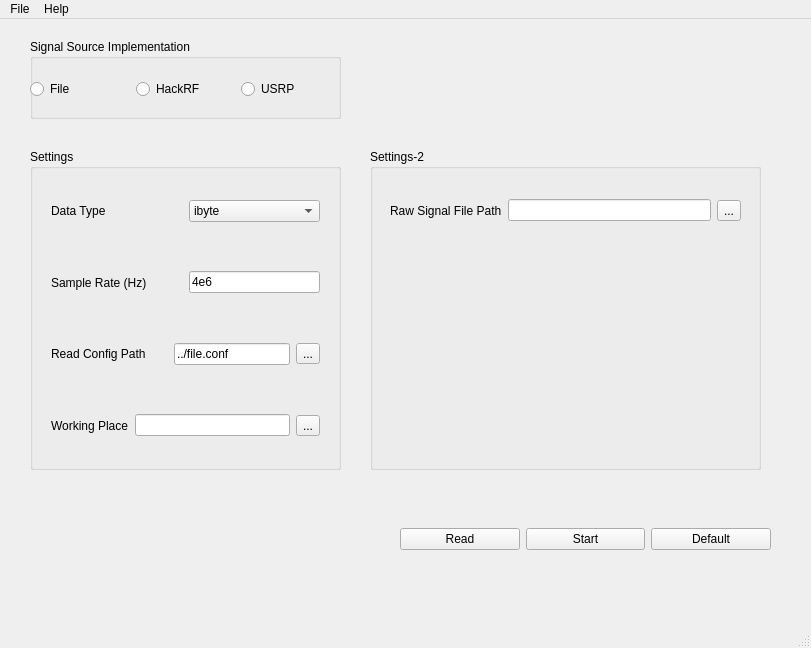
<?xml version="1.0" encoding="UTF-8"?>
<ui version="4.0">
 <class>SdrWindows</class>
 <widget class="QMainWindow" name="SdrWindows">
  <property name="geometry">
   <rect>
    <x>0</x>
    <y>0</y>
    <width>811</width>
    <height>648</height>
   </rect>
  </property>
  <property name="windowTitle">
   <string>SdrWindows</string>
  </property>
  <widget class="QWidget" name="centralwidget">
   <widget class="QGroupBox" name="groupBox">
    <property name="geometry">
     <rect>
      <x>30</x>
      <y>130</y>
      <width>311</width>
      <height>321</height>
     </rect>
    </property>
    <property name="title">
     <string>Settings</string>
    </property>
    <layout class="QVBoxLayout" name="verticalLayout">
     <item>
      <widget class="QWidget" name="widget_2" native="true">
       <layout class="QHBoxLayout" name="horizontalLayout" stretch="1,1">
        <item>
         <widget class="QLabel" name="label">
          <property name="text">
           <string>Data Type</string>
          </property>
         </widget>
        </item>
        <item>
         <widget class="QComboBox" name="comboBox">
          <property name="currentText">
           <string>ibyte</string>
          </property>
          <property name="currentIndex">
           <number>3</number>
          </property>
          <item>
           <property name="text">
            <string>byte</string>
           </property>
          </item>
          <item>
           <property name="text">
            <string>short</string>
           </property>
          </item>
          <item>
           <property name="text">
            <string>float</string>
           </property>
          </item>
          <item>
           <property name="text">
            <string>ibyte</string>
           </property>
          </item>
          <item>
           <property name="text">
            <string>ishort</string>
           </property>
          </item>
          <item>
           <property name="text">
            <string>cbyte</string>
           </property>
          </item>
          <item>
           <property name="text">
            <string>cshort</string>
           </property>
          </item>
          <item>
           <property name="text">
            <string>gr_complex</string>
           </property>
          </item>
         </widget>
        </item>
       </layout>
      </widget>
     </item>
     <item>
      <widget class="QWidget" name="widget" native="true">
       <layout class="QHBoxLayout" name="horizontalLayout_4" stretch="1,1">
        <item>
         <widget class="QLabel" name="label_2">
          <property name="text">
           <string>Sample Rate (Hz)</string>
          </property>
         </widget>
        </item>
        <item>
         <widget class="QLineEdit" name="lineEdit">
          <property name="text">
           <string>4e6</string>
          </property>
          <property name="alignment">
           <set>Qt::AlignLeading|Qt::AlignLeft|Qt::AlignVCenter</set>
          </property>
         </widget>
        </item>
       </layout>
      </widget>
     </item>
     <item>
      <widget class="QWidget" name="widget_3" native="true">
       <layout class="QHBoxLayout" name="horizontalLayout_5" stretch="3,3,1">
        <item>
         <widget class="QLabel" name="label_3">
          <property name="text">
           <string>Read Config Path </string>
          </property>
         </widget>
        </item>
        <item>
         <widget class="QLineEdit" name="lineEdit_configPath">
          <property name="text">
           <string>../file.conf</string>
          </property>
         </widget>
        </item>
        <item>
         <widget class="QToolButton" name="toolButton_conf">
          <property name="text">
           <string>...</string>
          </property>
         </widget>
        </item>
       </layout>
      </widget>
     </item>
     <item>
      <widget class="QWidget" name="widget_12" native="true">
       <layout class="QHBoxLayout" name="horizontalLayout_14">
        <item>
         <widget class="QLabel" name="label_10">
          <property name="text">
           <string>Working Place</string>
          </property>
         </widget>
        </item>
        <item>
         <widget class="QLineEdit" name="lineEdit_workPath">
          <property name="text">
           <string/>
          </property>
         </widget>
        </item>
        <item>
         <widget class="QToolButton" name="toolButton_workPath">
          <property name="text">
           <string>...</string>
          </property>
         </widget>
        </item>
       </layout>
      </widget>
     </item>
    </layout>
   </widget>
   <widget class="QWidget" name="layoutWidget">
    <property name="geometry">
     <rect>
      <x>0</x>
      <y>0</y>
      <width>2</width>
      <height>2</height>
     </rect>
    </property>
    <layout class="QHBoxLayout" name="horizontalLayout_2"/>
   </widget>
   <widget class="QWidget" name="layoutWidget">
    <property name="geometry">
     <rect>
      <x>0</x>
      <y>0</y>
      <width>2</width>
      <height>2</height>
     </rect>
    </property>
    <layout class="QHBoxLayout" name="horizontalLayout_3"/>
   </widget>
   <widget class="QWidget" name="widget_4" native="true">
    <property name="geometry">
     <rect>
      <x>400</x>
      <y>490</y>
      <width>371</width>
      <height>61</height>
     </rect>
    </property>
    <layout class="QHBoxLayout" name="horizontalLayout_6">
     <item>
      <widget class="QPushButton" name="pushButton">
       <property name="text">
        <string>Read</string>
       </property>
      </widget>
     </item>
     <item>
      <widget class="QPushButton" name="pushButton_2">
       <property name="text">
        <string>Start</string>
       </property>
      </widget>
     </item>
     <item>
      <widget class="QPushButton" name="pushButton_3">
       <property name="text">
        <string>Default</string>
       </property>
      </widget>
     </item>
    </layout>
   </widget>
   <widget class="QGroupBox" name="groupBox_2">
    <property name="geometry">
     <rect>
      <x>30</x>
      <y>20</y>
      <width>311</width>
      <height>80</height>
     </rect>
    </property>
    <property name="title">
     <string>Signal Source Implementation</string>
    </property>
    <widget class="QWidget" name="widget_5" native="true">
     <property name="geometry">
      <rect>
       <x>0</x>
       <y>30</y>
       <width>311</width>
       <height>41</height>
      </rect>
     </property>
     <layout class="QHBoxLayout" name="horizontalLayout_7" stretch="1,1,1">
      <item>
       <widget class="QRadioButton" name="radioButtonFile">
        <property name="text">
         <string>File</string>
        </property>
       </widget>
      </item>
      <item>
       <widget class="QRadioButton" name="radioButtonHackrf">
        <property name="text">
         <string>HackRF</string>
        </property>
       </widget>
      </item>
      <item>
       <widget class="QRadioButton" name="radioButtonUSRP">
        <property name="text">
         <string>USRP</string>
        </property>
       </widget>
      </item>
     </layout>
    </widget>
   </widget>
   <widget class="QGroupBox" name="groupBox_3">
    <property name="geometry">
     <rect>
      <x>370</x>
      <y>130</y>
      <width>391</width>
      <height>321</height>
     </rect>
    </property>
    <property name="title">
     <string>Settings-2</string>
    </property>
    <widget class="QStackedWidget" name="stackedWidget">
     <property name="geometry">
      <rect>
       <x>10</x>
       <y>30</y>
       <width>371</width>
       <height>281</height>
      </rect>
     </property>
     <property name="currentIndex">
      <number>0</number>
     </property>
     <widget class="QWidget" name="page">
      <widget class="QWidget" name="widget_6" native="true">
       <property name="geometry">
        <rect>
         <x>10</x>
         <y>10</y>
         <width>351</width>
         <height>43</height>
        </rect>
       </property>
       <layout class="QHBoxLayout" name="horizontalLayout_8">
        <item>
         <widget class="QLabel" name="label_4">
          <property name="text">
           <string>Raw Signal File Path</string>
          </property>
         </widget>
        </item>
        <item>
         <widget class="QLineEdit" name="lineEdit_rawData"/>
        </item>
        <item>
         <widget class="QToolButton" name="toolButton_rawData">
          <property name="text">
           <string>...</string>
          </property>
         </widget>
        </item>
       </layout>
      </widget>
     </widget>
     <widget class="QWidget" name="page_2">
      <widget class="QWidget" name="layoutWidget">
       <property name="geometry">
        <rect>
         <x>10</x>
         <y>10</y>
         <width>361</width>
         <height>271</height>
        </rect>
       </property>
       <layout class="QVBoxLayout" name="verticalLayout_2">
        <item>
         <widget class="QWidget" name="widget_7" native="true">
          <layout class="QHBoxLayout" name="horizontalLayout_9" stretch="1,1">
           <item>
            <widget class="QLabel" name="label_5">
             <property name="text">
              <string>Gain</string>
             </property>
            </widget>
           </item>
           <item>
            <widget class="QLineEdit" name="lineEdit_gain">
             <property name="maximumSize">
              <size>
               <width>296</width>
               <height>16777215</height>
              </size>
             </property>
             <property name="text">
              <string>0</string>
             </property>
             <property name="clearButtonEnabled">
              <bool>false</bool>
             </property>
            </widget>
           </item>
          </layout>
         </widget>
        </item>
        <item>
         <widget class="QWidget" name="widget_8" native="true">
          <layout class="QHBoxLayout" name="horizontalLayout_10" stretch="1,1">
           <item>
            <widget class="QLabel" name="label_6">
             <property name="text">
              <string>RF Gain</string>
             </property>
            </widget>
           </item>
           <item>
            <widget class="QLineEdit" name="lineEdit_rf">
             <property name="maximumSize">
              <size>
               <width>296</width>
               <height>16777215</height>
              </size>
             </property>
             <property name="text">
              <string>0</string>
             </property>
             <property name="clearButtonEnabled">
              <bool>false</bool>
             </property>
            </widget>
           </item>
          </layout>
         </widget>
        </item>
        <item>
         <widget class="QWidget" name="widget_9" native="true">
          <layout class="QHBoxLayout" name="horizontalLayout_11" stretch="1,1">
           <item>
            <widget class="QLabel" name="label_7">
             <property name="text">
              <string>IF Gain</string>
             </property>
            </widget>
           </item>
           <item>
            <widget class="QLineEdit" name="lineEdit_if">
             <property name="maximumSize">
              <size>
               <width>296</width>
               <height>16777215</height>
              </size>
             </property>
             <property name="text">
              <string>0</string>
             </property>
             <property name="clearButtonEnabled">
              <bool>false</bool>
             </property>
            </widget>
           </item>
          </layout>
         </widget>
        </item>
        <item>
         <widget class="QWidget" name="widget_10" native="true">
          <layout class="QHBoxLayout" name="horizontalLayout_12" stretch="1,1">
           <item>
            <widget class="QLabel" name="label_8">
             <property name="text">
              <string>AGC</string>
             </property>
            </widget>
           </item>
           <item>
            <widget class="QCheckBox" name="checkBox_agc">
             <property name="text">
              <string>Enable</string>
             </property>
            </widget>
           </item>
          </layout>
         </widget>
        </item>
        <item>
         <widget class="QWidget" name="widget_11" native="true">
          <layout class="QHBoxLayout" name="horizontalLayout_13" stretch="1,1">
           <item>
            <widget class="QLabel" name="label_9">
             <property name="text">
              <string>Bias Voltage</string>
             </property>
            </widget>
           </item>
           <item>
            <widget class="QCheckBox" name="checkBox_bias">
             <property name="text">
              <string>Enable</string>
             </property>
             <property name="tristate">
              <bool>false</bool>
             </property>
            </widget>
           </item>
          </layout>
         </widget>
        </item>
       </layout>
      </widget>
     </widget>
    </widget>
   </widget>
  </widget>
  <widget class="QMenuBar" name="menubar">
   <property name="geometry">
    <rect>
     <x>0</x>
     <y>0</y>
     <width>811</width>
     <height>28</height>
    </rect>
   </property>
   <widget class="QMenu" name="menu">
    <property name="title">
     <string>File</string>
    </property>
    <addaction name="actionOpen"/>
    <addaction name="actionNew"/>
    <addaction name="actionExit"/>
   </widget>
   <widget class="QMenu" name="menu_2">
    <property name="title">
     <string>Help</string>
    </property>
    <addaction name="actionAbout"/>
   </widget>
   <addaction name="menu"/>
   <addaction name="menu_2"/>
  </widget>
  <widget class="QStatusBar" name="statusbar"/>
  <action name="actionOpen">
   <property name="text">
    <string>Open</string>
   </property>
  </action>
  <action name="actionNew">
   <property name="text">
    <string>New</string>
   </property>
  </action>
  <action name="actionExit">
   <property name="text">
    <string>Exit</string>
   </property>
  </action>
  <action name="actionAbout">
   <property name="text">
    <string>About</string>
   </property>
  </action>
 </widget>
 <resources/>
 <connections/>
</ui>
